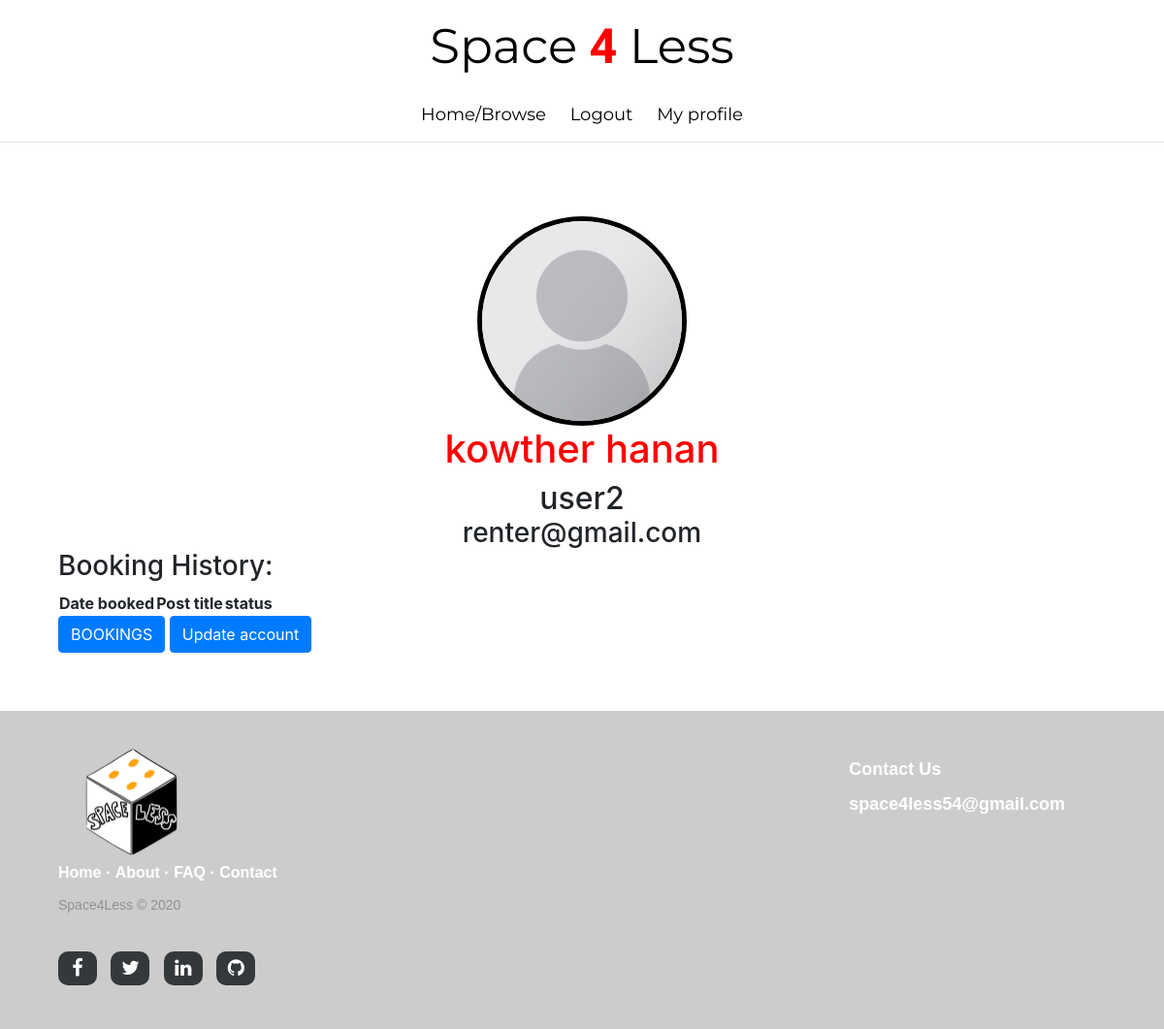
The page /profile (signed in) on the database its author committed.
### app/models.py (models this page shows, shortened)
class User(db.Model, UserMixin):
    __tablename__ = 'user'
    user_id = db.Column(db.Integer, primary_key=True)
    username = db.Column(db.String(250), nullable=False)
    first_name = db.Column(db.String(250), nullable=False)
    last_name = db.Column(db.String(250), nullable=False)
    email = db.Column(db.String(250), nullable=False)
    password = db.Column(db.String(200))
    image_file = db.Column(db.String(20), nullable=False, default='default-profile.png')
    roles = db.Column(db.String(20))
    posts = db.relationship('Post', backref='author', lazy=True)
    bookings = db.relationship('Book')
    comments = db.relationship('Comment')
    reviews= db.relationship('Review')
    def get_id(self):
        return (self.user_id)

### app/main/routes.py (the view)
@bp_main.route("/profile", methods=['GET', 'POST'])
@login_required
def profile():
    image = url_for('static', filename='profile_pictures/' + current_user.image_file)
    userid = current_user.get_id()
    bookings = []
    if current_user.roles == 'renter':
        bookings = Book.query.join(Post, Book.post_id == Post.post_id) \
            .join(User, User.user_id == Book.renter_user_id) \
            .add_columns(User.user_id, User.email, Post.title, Post.content, Book.book_id, Book.date_booked,
                         Book.status, Book.post_id) \
            .filter_by(user_id=userid).all()
    elif current_user.roles == 'property_owner':
        bookings = Book.query.join(Post, Book.post_id == Post.post_id) \
            .join(User, User.user_id == Post.user_id) \
            .with_entities(Book.content, Book.email, Book.post_id).filter_by(user_id=userid).all()
    return render_template('profile.html', title='profile', image_file=image, bookings=bookings)

### app/models.py (called while the page is built)
@login.user_loader
def load_user(user_id):
    return User.query.get(int(user_id))

### app/templates/profile.html (shortened to what this page needs)
{% extends 'layout.html' %}
{% block content %}
    <img class= 'profile_picture rounded-circle' src="{{ image_file }}">
    <h1>{{ current_user.first_name }} {{ current_user.last_name }}</h1>
    <h2 class="align_center">{{ current_user.username }}</h2>
    <h3 class="align_center">{{ current_user.email }}</h3>
    {% if current_user.roles == 'renter' %}
        <h3>Booking History:</h3>
        <table>
        <tr>
            <th> Date booked </th>
            <th> Post title </th>
            <th> status </th>
        </tr>
        </table>
        <a class="align_center btn btn-primary" href="{{ url_for('main.bookings') }}">BOOKINGS</a>
                <a class="align_center btn btn-primary" href="{{ url_for('main.update_account') }}">Update account</a>
    {% endif %}
{% endblock content %}

### app/static/design.css (style rules this page uses)
.profile_picture { border: 5px solid black; margin: auto; display: block; max-width:20%; max-height:20%; width: auto; height: auto; }
.align_center { text-align: center; margin: auto; }
h1 { text-align: center; color:red; }
h2 { padding-left: 20%; padding-right: 20%; }
* { box-sizing: border-box; }

### rows shown on the page
User: first_name "kowther", last_name "hanan", username "user2", email "renter@gmail.com"
